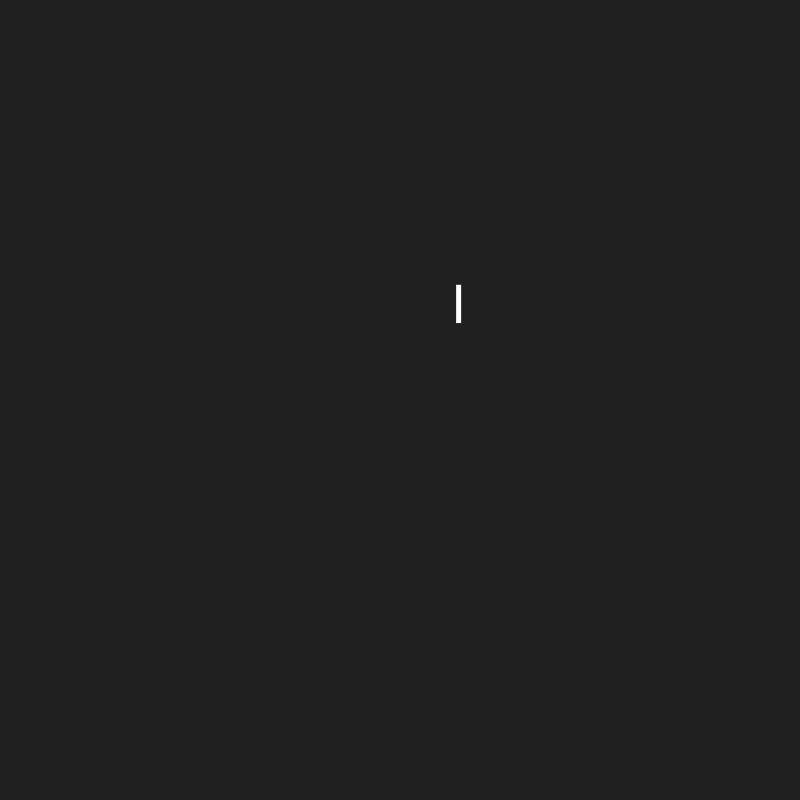
Frame 1 (no input)
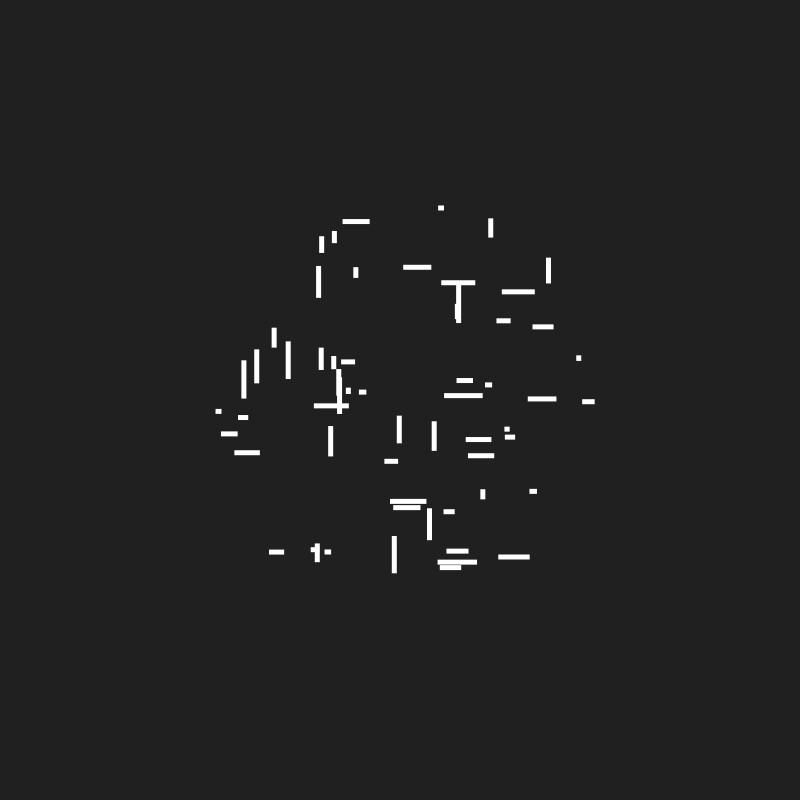
Frame 60 (the mouse pressed at the canvas centre just before this capture)
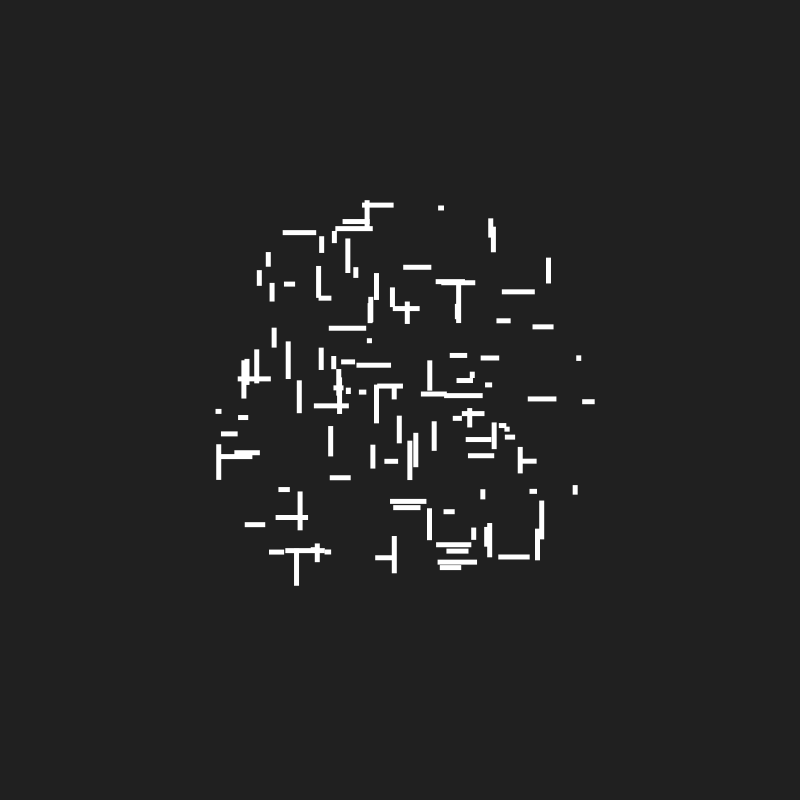
Frame 120 (the mouse held since frame 60 and released just before this capture)

The Processing sketch that drew these frames (run headless with seeded random() and noise(); from frame 60 on, the mouse is pressed at the canvas centre):

// Processing sketch: michael_noll
// ── michael_noll.pde
/*
A. Michael Noll

Author: Modestino Carbone

*/

int frame; 

void setup() {
  size(800, 800);
  background(32);
  frame=0;
}

void draw() {
  Rct rectangle = new Rct();
  translate(width/2, height/2);
  rectangle.drw();
  if(frame > 300){
    frame=0;
    noLoop();  
  }
  frame++;
}


class Rct { 
  float x, y, thick;
  boolean orientation;
  float len;
  float s;
  // creation of rectangle
  Rct () {
    x=20;
    y=20;
    while(x*x+y*y>1){
      x = random(-1,1);
      y = random(-1,1);
    }
    thick = 5;
    s = random(1);
    len =  map(s, 0, 1, 5, 40);
    orientation = boolean(int(random(0,2)));
  } 
  // draw method
  void drw() { 
    x = map(x, -1, 1, -200, 200);
    y = map(y, -1, 1, -200, 200);
    noStroke();
    if(orientation)
      rect(x-len/2, y-thick/2, len, thick);
     else
      rect(x-thick/2, y-len/2, thick, len);
  }
} 
